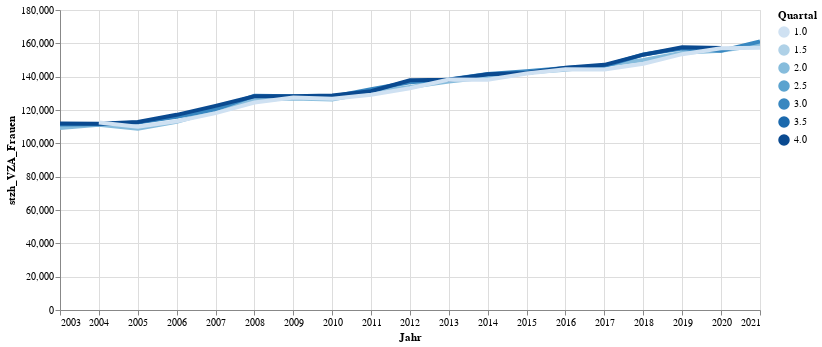

Write notebook code for a chart like this one.
### Code cell
# df_statzonen = df_statzonen[(df_statzonen.knr>0) & (df_statzonen.qname!="Hirslanden")]
#aktuellesJahr[[aktuellesJahr.KreisSort =7]])
highlight = alt.selection(type='single', on='mouseover',
                          fields=['Quartal'], nearest=True)
#x='date:StichtagDatJahr',
base = alt.Chart(selVZA).encode(
    x='Jahr',
    y='stzh_VZA_Frauen',
    color='Quartal'
)

points = base.mark_circle().encode(
    opacity=alt.value(0)
).add_selection(
    highlight
).properties(
    width=700 , height=300
)
lines = base.mark_line().encode(
    size=alt.condition(~highlight, alt.value(1.5), alt.value(4))
).interactive()

points + lines

### Figure 1 — Vega-Lite specification as saved in the notebook (floating-point values rounded to 4 significant figures)
{"config": {"view": {"continuousWidth": 400, "continuousHeight": 300}}, "layer": [{"mark": "circle", "encoding": {"color": {"type": "quantitative", "field": "Quartal"}, "opacity": {"value": 0}, "x": {"type": "temporal", "field": "Jahr"}, "y": {"type": "quantitative", "field": "stzh_VZA_Frauen"}}, "height": 300, "selection": {"selector001": {"type": "single", "on": "mouseover", "fields": ["Quartal"], "nearest": true}}, "width": 700}, {"mark": "line", "encoding": {"color": {"type": "quantitative", "field": "Quartal"}, "size": {"condition": {"value": 1.5, "selection": {"not": "selector001"}}, "value": 4}, "x": {"type": "temporal", "field": "Jahr"}, "y": {"type": "quantitative", "field": "stzh_VZA_Frauen"}}, "selection": {"selector002": {"type": "interval", "bind": "scales", "encodings": ["x", "y"]}}}], "data": {"name": "data-c0a3268f0eaaf8c78d5a1d571fbfc6a9"}, "$schema": "https://vega.github.io/schema/vega-lite/v4.8.1.json", "datasets": {"data-c0a3268f0eaaf8c78d5a1d571fbfc6a9": [{"Jahr": "2003-01-01T00:00:00", "Quartal": 2, "stzh_VZA_Frauen": 109200, "stzh_VZA_Maenner": 186200, "stzh_VZA_s2": 34200, "stzh_VZA_s3": 261300}, {"Jahr": "2003-01-01T00:00:00", "Quartal": 3, "stzh_VZA_Frauen": 111300, "stzh_VZA_Maenner": 185600, "stzh_VZA_s2": 34200, "stzh_VZA_s3": 262800}, {"Jahr": "2003-01-01T00:00:00", "Quartal": 4, "stzh_VZA_Frauen": 111900, "stzh_VZA_Maenner": 182000, "stzh_VZA_s2": 32500, "stzh_VZA_s3": 261400}, {"Jahr": "2004-01-01T00:00:00", "Quartal": 1, "stzh_VZA_Frauen": 112500, "stzh_VZA_Maenner": 181700, "stzh_VZA_s2": 31500, "stzh_VZA_s3": 262700}, {"Jahr": "2004-01-01T00:00:00", "Quartal": 2, "stzh_VZA_Frauen": 111200, "stzh_VZA_Maenner": 181000, "stzh_VZA_s2": 31400, "stzh_VZA_s3": 260800}, {"Jahr": "2004-01-01T00:00:00", "Quartal": 3, "stzh_VZA_Frauen": 111500, "stzh_VZA_Maenner": 182200, "stzh_VZA_s2": 31500, "stzh_VZA_s3": 262100}, {"Jahr": "2004-01-01T00:00:00", "Quartal": 4, "stzh_VZA_Frauen": 111700, "stzh_VZA_Maenner": 178900, "stzh_VZA_s2": 29600, "stzh_VZA_s3": 261000}, {"Jahr": "2005-01-01T00:00:00", "Quartal": 1, "stzh_VZA_Frauen": 110000, "stzh_VZA_Maenner": 178600, "stzh_VZA_s2": 29200, "stzh_VZA_s3": 259400}, {"Jahr": "2005-01-01T00:00:00", "Quartal": 2, "stzh_VZA_Frauen": 108700, "stzh_VZA_Maenner": 178800, "stzh_VZA_s2": 29400, "stzh_VZA_s3": 258000}, {"Jahr": "2005-01-01T00:00:00", "Quartal": 3, "stzh_VZA_Frauen": 112500, "stzh_VZA_Maenner": 182400, "stzh_VZA_s2": 28500, "stzh_VZA_s3": 266400}, {"Jahr": "2005-01-01T00:00:00", "Quartal": 4, "stzh_VZA_Frauen": 112800, "stzh_VZA_Maenner": 179400, "stzh_VZA_s2": 28100, "stzh_VZA_s3": 264100}, {"Jahr": "2006-01-01T00:00:00", "Quartal": 1, "stzh_VZA_Frauen": 113200, "stzh_VZA_Maenner": 180100, "stzh_VZA_s2": 28000, "stzh_VZA_s3": 265200}, {"Jahr": "2006-01-01T00:00:00", "Quartal": 2, "stzh_VZA_Frauen": 112900, "stzh_VZA_Maenner": 182000, "stzh_VZA_s2": 28000, "stzh_VZA_s3": 266800}, {"Jahr": "2006-01-01T00:00:00", "Quartal": 3, "stzh_VZA_Frauen": 115900, "stzh_VZA_Maenner": 184400, "stzh_VZA_s2": 27500, "stzh_VZA_s3": 272800}, {"Jahr": "2006-01-01T00:00:00", "Quartal": 4, "stzh_VZA_Frauen": 117100, "stzh_VZA_Maenner": 183500, "stzh_VZA_s2": 26700, "stzh_VZA_s3": 273900}, {"Jahr": "2007-01-01T00:00:00", "Quartal": 1, "stzh_VZA_Frauen": 118100, "stzh_VZA_Maenner": 184700, "stzh_VZA_s2": 26900, "stzh_VZA_s3": 275800}, {"Jahr": "2007-01-01T00:00:00", "Quartal": 2, "stzh_VZA_Frauen": 119500, "stzh_VZA_Maenner": 188200, "stzh_VZA_s2": 27300, "stzh_VZA_s3": 280400}, {"Jahr": "2007-01-01T00:00:00", "Quartal": 3, "stzh_VZA_Frauen": 120400, "stzh_VZA_Maenner": 191600, "stzh_VZA_s2": 28000, "stzh_VZA_s3": 284000}, {"Jahr": "2007-01-01T00:00:00", "Quartal": 4, "stzh_VZA_Frauen": 122500, "stzh_VZA_Maenner": 191300, "stzh_VZA_s2": 27500, "stzh_VZA_s3": 286300}, {"Jahr": "2008-01-01T00:00:00", "Quartal": 1, "stzh_VZA_Frauen": 124500, "stzh_VZA_Maenner": 192900, "stzh_VZA_s2": 27700, "stzh_VZA_s3": 289700}, {"Jahr": "2008-01-01T00:00:00", "Quartal": 2, "stzh_VZA_Frauen": 126100, "stzh_VZA_Maenner": 196600, "stzh_VZA_s2": 27900, "stzh_VZA_s3": 294700}, {"Jahr": "2008-01-01T00:00:00", "Quartal": 3, "stzh_VZA_Frauen": 128600, "stzh_VZA_Maenner": 197400, "stzh_VZA_s2": 28300, "stzh_VZA_s3": 297800}, {"Jahr": "2008-01-01T00:00:00", "Quartal": 4, "stzh_VZA_Frauen": 128200, "stzh_VZA_Maenner": 194700, "stzh_VZA_s2": 27800, "stzh_VZA_s3": 295100}, {"Jahr": "2009-01-01T00:00:00", "Quartal": 1, "stzh_VZA_Frauen": 127500, "stzh_VZA_Maenner": 195600, "stzh_VZA_s2": 28400, "stzh_VZA_s3": 294700}, {"Jahr": "2009-01-01T00:00:00", "Quartal": 2, "stzh_VZA_Frauen": 126900, "stzh_VZA_Maenner": 195900, "stzh_VZA_s2": 28800, "stzh_VZA_s3": 294000}, {"Jahr": "2009-01-01T00:00:00", "Quartal": 3, "stzh_VZA_Frauen": 128200, "stzh_VZA_Maenner": 197500, "stzh_VZA_s2": 29100, "stzh_VZA_s3": 296600}, {"Jahr": "2009-01-01T00:00:00", "Quartal": 4, "stzh_VZA_Frauen": 128300, "stzh_VZA_Maenner": 195100, "stzh_VZA_s2": 28500, "stzh_VZA_s3": 294900}, {"Jahr": "2010-01-01T00:00:00", "Quartal": 1, "stzh_VZA_Frauen": 126700, "stzh_VZA_Maenner": 195100, "stzh_VZA_s2": 28500, "stzh_VZA_s3": 293300}, {"Jahr": "2010-01-01T00:00:00", "Quartal": 2, "stzh_VZA_Frauen": 126300, "stzh_VZA_Maenner": 197900, "stzh_VZA_s2": 28700, "stzh_VZA_s3": 295500}, {"Jahr": "2010-01-01T00:00:00", "Quartal": 3, "stzh_VZA_Frauen": 127900, "stzh_VZA_Maenner": 200600, "stzh_VZA_s2": 29100, "stzh_VZA_s3": 299400}, {"Jahr": "2010-01-01T00:00:00", "Quartal": 4, "stzh_VZA_Frauen": 128700, "stzh_VZA_Maenner": 199900, "stzh_VZA_s2": 28600, "stzh_VZA_s3": 300100}, {"Jahr": "2011-01-01T00:00:00", "Quartal": 1, "stzh_VZA_Frauen": 129100, "stzh_VZA_Maenner": 197700, "stzh_VZA_s2": 28300, "stzh_VZA_s3": 298600}, {"Jahr": "2011-01-01T00:00:00", "Quartal": 2, "stzh_VZA_Frauen": 130700, "stzh_VZA_Maenner": 200400, "stzh_VZA_s2": 28400, "stzh_VZA_s3": 302800}, {"Jahr": "2011-01-01T00:00:00", "Quartal": 3, "stzh_VZA_Frauen": 132400, "stzh_VZA_Maenner": 201900, "stzh_VZA_s2": 28700, "stzh_VZA_s3": 305700}, {"Jahr": "2011-01-01T00:00:00", "Quartal": 4, "stzh_VZA_Frauen": 131300, "stzh_VZA_Maenner": 200100, "stzh_VZA_s2": 28200, "stzh_VZA_s3": 303300}, {"Jahr": "2012-01-01T00:00:00", "Quartal": 1, "stzh_VZA_Frauen": 133100, "stzh_VZA_Maenner": 201100, "stzh_VZA_s2": 28200, "stzh_VZA_s3": 306000}, {"Jahr": "2012-01-01T00:00:00", "Quartal": 2, "stzh_VZA_Frauen": 133800, "stzh_VZA_Maenner": 202300, "stzh_VZA_s2": 28200, "stzh_VZA_s3": 307900}, {"Jahr": "2012-01-01T00:00:00", "Quartal": 3, "stzh_VZA_Frauen": 136700, "stzh_VZA_Maenner": 205100, "stzh_VZA_s2": 28300, "stzh_VZA_s3": 313500}, {"Jahr": "2012-01-01T00:00:00", "Quartal": 4, "stzh_VZA_Frauen": 137800, "stzh_VZA_Maenner": 202900, "stzh_VZA_s2": 27700, "stzh_VZA_s3": 313100}, {"Jahr": "2013-01-01T00:00:00", "Quartal": 1, "stzh_VZA_Frauen": 138300, "stzh_VZA_Maenner": 203300, "stzh_VZA_s2": 27900, "stzh_VZA_s3": 313700}, {"Jahr": "2013-01-01T00:00:00", "Quartal": 2, "stzh_VZA_Frauen": 137100, "stzh_VZA_Maenner": 205100, "stzh_VZA_s2": 28000, "stzh_VZA_s3": 314100}, {"Jahr": "2013-01-01T00:00:00", "Quartal": 3, "stzh_VZA_Frauen": 138300, "stzh_VZA_Maenner": 205700, "stzh_VZA_s2": 27900, "stzh_VZA_s3": 316100}, {"Jahr": "2013-01-01T00:00:00", "Quartal": 4, "stzh_VZA_Frauen": 138100, "stzh_VZA_Maenner": 203700, "stzh_VZA_s2": 27600, "stzh_VZA_s3": 314200}, {"Jahr": "2014-01-01T00:00:00", "Quartal": 1, "stzh_VZA_Frauen": 138200, "stzh_VZA_Maenner": 203000, "stzh_VZA_s2": 27600, "stzh_VZA_s3": 313600}, {"Jahr": "2014-01-01T00:00:00", "Quartal": 2, "stzh_VZA_Frauen": 139700, "stzh_VZA_Maenner": 205200, "stzh_VZA_s2": 27800, "stzh_VZA_s3": 317000}, {"Jahr": "2014-01-01T00:00:00", "Quartal": 3, "stzh_VZA_Frauen": 141600, "stzh_VZA_Maenner": 206600, "stzh_VZA_s2": 27900, "stzh_VZA_s3": 320400}, {"Jahr": "2014-01-01T00:00:00", "Quartal": 4, "stzh_VZA_Frauen": 141500, "stzh_VZA_Maenner": 207100, "stzh_VZA_s2": 27700, "stzh_VZA_s3": 321000}, {"Jahr": "2015-01-01T00:00:00", "Quartal": 1, "stzh_VZA_Frauen": 141900, "stzh_VZA_Maenner": 206900, "stzh_VZA_s2": 27800, "stzh_VZA_s3": 320900}, {"Jahr": "2015-01-01T00:00:00", "Quartal": 2, "stzh_VZA_Frauen": 142500, "stzh_VZA_Maenner": 209700, "stzh_VZA_s2": 28300, "stzh_VZA_s3": 324000}, {"Jahr": "2015-01-01T00:00:00", "Quartal": 3, "stzh_VZA_Frauen": 143300, "stzh_VZA_Maenner": 210500, "stzh_VZA_s2": 28100, "stzh_VZA_s3": 325600}, {"Jahr": "2015-01-01T00:00:00", "Quartal": 4, "stzh_VZA_Frauen": 142200, "stzh_VZA_Maenner": 210300, "stzh_VZA_s2": 27500, "stzh_VZA_s3": 325000}, {"Jahr": "2016-01-01T00:00:00", "Quartal": 1, "stzh_VZA_Frauen": 144500, "stzh_VZA_Maenner": 210700, "stzh_VZA_s2": 27100, "stzh_VZA_s3": 328100}, {"Jahr": "2016-01-01T00:00:00", "Quartal": 2, "stzh_VZA_Frauen": 144100, "stzh_VZA_Maenner": 211100, "stzh_VZA_s2": 27200, "stzh_VZA_s3": 328000}, {"Jahr": "2016-01-01T00:00:00", "Quartal": 3, "stzh_VZA_Frauen": 145200, "stzh_VZA_Maenner": 212300, "stzh_VZA_s2": 27500, "stzh_VZA_s3": 330000}, {"Jahr": "2016-01-01T00:00:00", "Quartal": 4, "stzh_VZA_Frauen": 145300, "stzh_VZA_Maenner": 211900, "stzh_VZA_s2": 26200, "stzh_VZA_s3": 331000}, {"Jahr": "2017-01-01T00:00:00", "Quartal": 1, "stzh_VZA_Frauen": 144300, "stzh_VZA_Maenner": 212300, "stzh_VZA_s2": 25700, "stzh_VZA_s3": 331000}, {"Jahr": "2017-01-01T00:00:00", "Quartal": 2, "stzh_VZA_Frauen": 146900, "stzh_VZA_Maenner": 214700, "stzh_VZA_s2": 27000, "stzh_VZA_s3": 334700}, {"Jahr": "2017-01-01T00:00:00", "Quartal": 3, "stzh_VZA_Frauen": 146400, "stzh_VZA_Maenner": 217400, "stzh_VZA_s2": 27000, "stzh_VZA_s3": 336800}, {"Jahr": "2017-01-01T00:00:00", "Quartal": 4, "stzh_VZA_Frauen": 147100, "stzh_VZA_Maenner": 216400, "stzh_VZA_s2": 26600, "stzh_VZA_s3": 336900}, {"Jahr": "2018-01-01T00:00:00", "Quartal": 1, "stzh_VZA_Frauen": 147800, "stzh_VZA_Maenner": 215600, "stzh_VZA_s2": 26400, "stzh_VZA_s3": 337000}, {"Jahr": "2018-01-01T00:00:00", "Quartal": 2, "stzh_VZA_Frauen": 150000, "stzh_VZA_Maenner": 216100, "stzh_VZA_s2": 26600, "stzh_VZA_s3": 339500}, {"Jahr": "2018-01-01T00:00:00", "Quartal": 3, "stzh_VZA_Frauen": 153300, "stzh_VZA_Maenner": 216800, "stzh_VZA_s2": 27000, "stzh_VZA_s3": 343100}, {"Jahr": "2018-01-01T00:00:00", "Quartal": 4, "stzh_VZA_Frauen": 153200, "stzh_VZA_Maenner": 216700, "stzh_VZA_s2": 26700, "stzh_VZA_s3": 343200}, {"Jahr": "2019-01-01T00:00:00", "Quartal": 1, "stzh_VZA_Frauen": 153500, "stzh_VZA_Maenner": 217800, "stzh_VZA_s2": 26900, "stzh_VZA_s3": 344400}, {"Jahr": "2019-01-01T00:00:00", "Quartal": 2, "stzh_VZA_Frauen": 154400, "stzh_VZA_Maenner": 217800, "stzh_VZA_s2": 27100, "stzh_VZA_s3": 345100}, {"Jahr": "2019-01-01T00:00:00", "Quartal": 3, "stzh_VZA_Frauen": 156900, "stzh_VZA_Maenner": 217100, "stzh_VZA_s2": 27400, "stzh_VZA_s3": 346600}, {"Jahr": "2019-01-01T00:00:00", "Quartal": 4, "stzh_VZA_Frauen": 157600, "stzh_VZA_Maenner": 216800, "stzh_VZA_s2": 26900, "stzh_VZA_s3": 347500}, {"Jahr": "2020-01-01T00:00:00", "Quartal": 1, "stzh_VZA_Frauen": 157100, "stzh_VZA_Maenner": 216800, "stzh_VZA_s2": 26100, "stzh_VZA_s3": 347700}, {"Jahr": "2020-01-01T00:00:00", "Quartal": 2, "stzh_VZA_Frauen": 155500, "stzh_VZA_Maenner": 218300, "stzh_VZA_s2": 26100, "stzh_VZA_s3": 347700}, {"Jahr": "2020-01-01T00:00:00", "Quartal": 3, "stzh_VZA_Frauen": 155500, "stzh_VZA_Maenner": 219500, "stzh_VZA_s2": 26400, "stzh_VZA_s3": 348600}, {"Jahr": "2020-01-01T00:00:00", "Quartal": 4, "stzh_VZA_Frauen": 157200, "stzh_VZA_Maenner": 218500, "stzh_VZA_s2": 26000, "stzh_VZA_s3": 349700}, {"Jahr": "2021-01-01T00:00:00", "Quartal": 1, "stzh_VZA_Frauen": 157400, "stzh_VZA_Maenner": 216500, "stzh_VZA_s2": 26400, "stzh_VZA_s3": 347500}, {"Jahr": "2021-01-01T00:00:00", "Quartal": 2, "stzh_VZA_Frauen": 159000, "stzh_VZA_Maenner": 217300, "stzh_VZA_s2": 25700, "stzh_VZA_s3": 350700}, {"Jahr": "2021-01-01T00:00:00", "Quartal": 3, "stzh_VZA_Frauen": 161100, "stzh_VZA_Maenner": 220500, "stzh_VZA_s2": 26500, "stzh_VZA_s3": 355100}]}}
